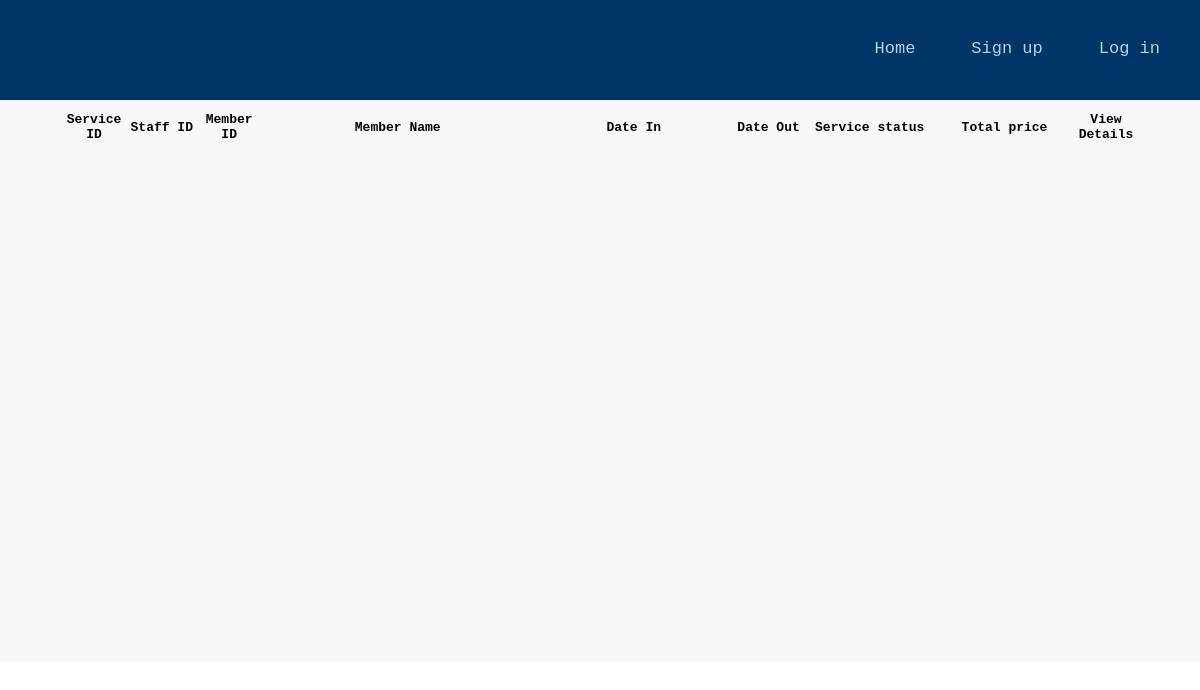
Before: /viewhistory.php with the older database file.
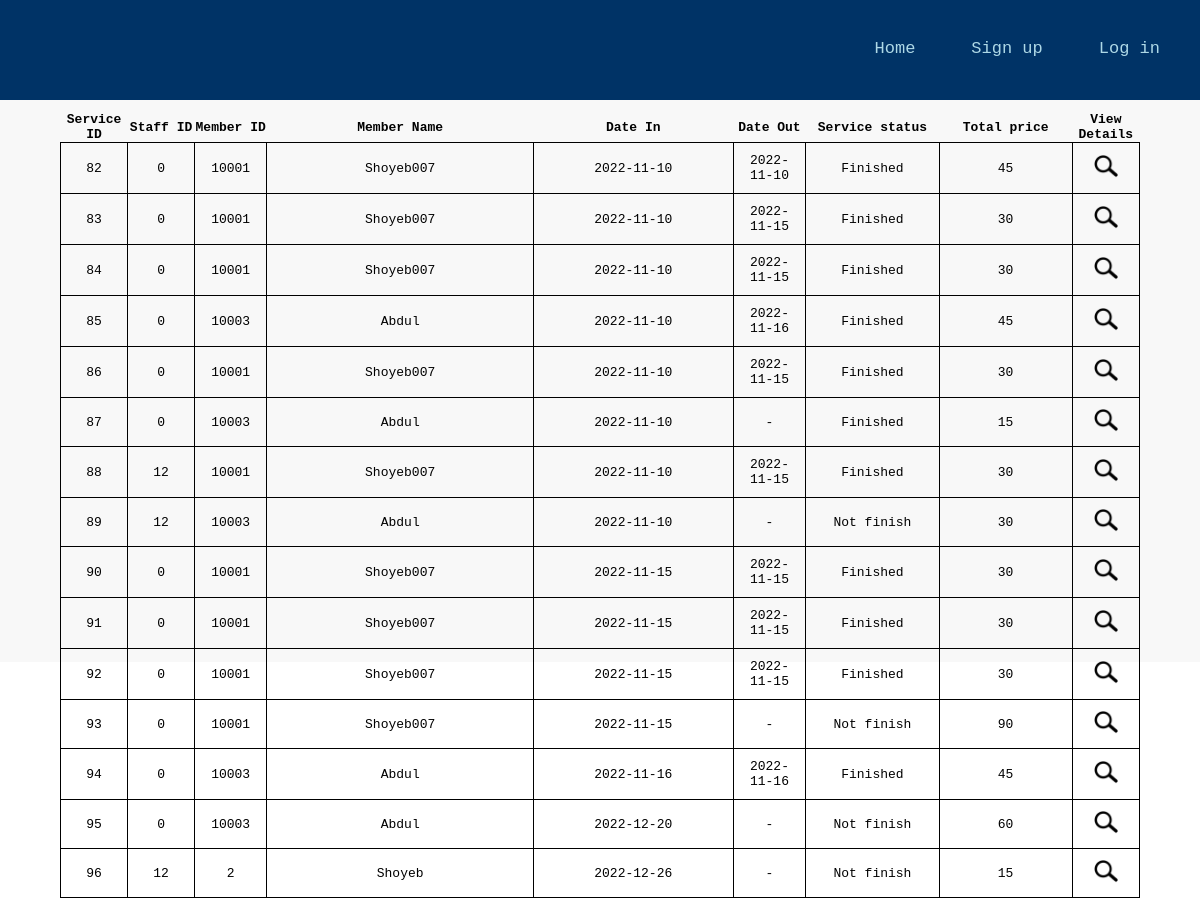
After: the same page with the newer database file.
### tables this page shows
CREATE TABLE `laundryservice` (
  `Pid` int(11) NOT NULL,
  `serviceId` int(11) NOT NULL,
  `memberId` int(11) NOT NULL,
  `staffId` int(11) NOT NULL,
  `dateIn` date NOT NULL,
  `dateOut` date NOT NULL,
  `serviceStatus` enum('F','NF') NOT NULL,
  `totalPrice` int(11) NOT NULL
);

CREATE TABLE `member` (
  `memberId` int(15) NOT NULL,
  `firstName` varchar(45) NOT NULL,
  `mobileNo` varchar(10) NOT NULL,
  `email` varchar(45) NOT NULL,
  `SID` varchar(45) NOT NULL,
  `password` varchar(45) NOT NULL
);

### viewhistory.php (the view, shortened to what this page needs)
<?php
require_once('connect.php');
 ?>
<!DOCTYPE html>
<html>
  <head>
    <link rel="stylesheet" type="text/css" href="admin.css">
  </head>
  <div class="header">
    <div class="logoWrapper">
      <div class="topnav">
        <a href="staffsignin.php">Log in</a>
        <a href="staffregister.php">Sign up</a>
        <a href="management.php">Home</a>
      </div>
    </div>
  </div>
  <body>
    <div class="row">
    <div class="content">
      <div class="boxWrapper">
        <div class="">
          <table>
                  <col width="5%">
                  <col width="5%">
                  <col width="5%">
                  <col width="20%">
                  <col width="15%">
                  <col width="5%">
                  <col width="10%">
                  <col width="10%">
                  <col width="5%">
                  <tr>
                      <th>Service ID</th>
                      <th>Staff ID</th>
                      <th>Member ID</th>
                      <th>Member Name</th>
                      <th>Date In</th>
                      <th>Date Out</th>
                      <th>Service status</th>
                      <th>Total price</th>
                      <th>View Details</th>
                  </tr>
  		 <?php
  				 	$q="SELECT *,`firstName` FROM `laundryservice`,`member` where  laundryservice.memberId = member.memberId ORDER BY `serviceId`";
  					$result=$mysqli->query($q);
  				 while($row=$result->fetch_array()){ ?>
             <?php
              $dashDateOut="";
              if ($row['dateOut']=="0000-00-00") {
                $dashDateOut="-";
              }
              else {
                $dashDateOut=$row['dateOut'];
              }
              $finishStatus="";
              if($row['serviceStatus']=="NF"){
                $finishStatus="Not finish";
              }
              else {
                $finishStatus="Finished";
              }
              ?>
                   <tr>
                      <td><?=$row['serviceId']?></td>
                      <td><?=$row['staffId']?></td>
                      <td><?=$row['memberId']?></td>
                      <td><?=$row['firstName']?></td>
                      <td><?=$row['dateIn']?></td>
                      <td><?=$dashDateOut?></td>
                      <td><?=$finishStatus?></td>
                      <td><?=$row['totalPrice']?></td>
                      <td><a href='viewdetail.php?serviceId=<?=$row['serviceId']?>'> <img src="viewdetail.png" width="24" height="24"></a></td>
                  </tr>
  				<?php } ?>
              </table>
        </div>
      </div>
    </div>
  </body>
</html>

Changed rows visible on the page:
added laundryservice: serviceId "82", staffId "0", memberId.memberId "10001", memberId.firstName "Shoyeb007", dateIn "2022-11-10", dateOut "2022-11-10", serviceStatus "Finished", totalPrice "45"
added laundryservice: serviceId "83", staffId "0", memberId.memberId "10001", memberId.firstName "Shoyeb007", dateIn "2022-11-10", dateOut "2022-11-15", serviceStatus "Finished", totalPrice "30"
added laundryservice: serviceId "84", staffId "0", memberId.memberId "10001", memberId.firstName "Shoyeb007", dateIn "2022-11-10", dateOut "2022-11-15", serviceStatus "Finished", totalPrice "30"
added laundryservice: serviceId "85", staffId "0", memberId.memberId "10003", memberId.firstName "Abdul", dateIn "2022-11-10", dateOut "2022-11-16", serviceStatus "Finished", totalPrice "45"
added laundryservice: serviceId "86", staffId "0", memberId.memberId "10001", memberId.firstName "Shoyeb007", dateIn "2022-11-10", dateOut "2022-11-15", serviceStatus "Finished", totalPrice "30"
added laundryservice: serviceId "87", staffId "0", memberId.memberId "10003", memberId.firstName "Abdul", dateIn "2022-11-10", dateOut "-", serviceStatus "Finished", totalPrice "15"
added laundryservice: serviceId "88", staffId "12", memberId.memberId "10001", memberId.firstName "Shoyeb007", dateIn "2022-11-10", dateOut "2022-11-15", serviceStatus "Finished", totalPrice "30"
added laundryservice: serviceId "89", staffId "12", memberId.memberId "10003", memberId.firstName "Abdul", dateIn "2022-11-10", dateOut "-", serviceStatus "Not finish", totalPrice "30"
added laundryservice: serviceId "90", staffId "0", memberId.memberId "10001", memberId.firstName "Shoyeb007", dateIn "2022-11-15", dateOut "2022-11-15", serviceStatus "Finished", totalPrice "30"
added laundryservice: serviceId "91", staffId "0", memberId.memberId "10001", memberId.firstName "Shoyeb007", dateIn "2022-11-15", dateOut "2022-11-15", serviceStatus "Finished", totalPrice "30"
added laundryservice: serviceId "92", staffId "0", memberId.memberId "10001", memberId.firstName "Shoyeb007", dateIn "2022-11-15", dateOut "2022-11-15", serviceStatus "Finished", totalPrice "30"
added laundryservice: serviceId "93", staffId "0", memberId.memberId "10001", memberId.firstName "Shoyeb007", dateIn "2022-11-15", dateOut "-", serviceStatus "Not finish", totalPrice "90"
added laundryservice: serviceId "94", staffId "0", memberId.memberId "10003", memberId.firstName "Abdul", dateIn "2022-11-16", dateOut "2022-11-16", serviceStatus "Finished", totalPrice "45"
added laundryservice: serviceId "95", staffId "0", memberId.memberId "10003", memberId.firstName "Abdul", dateIn "2022-12-20", dateOut "-", serviceStatus "Not finish", totalPrice "60"
added laundryservice: serviceId "96", staffId "12", memberId.memberId "2", memberId.firstName "Shoyeb", dateIn "2022-12-26", dateOut "-", serviceStatus "Not finish", totalPrice "15"
